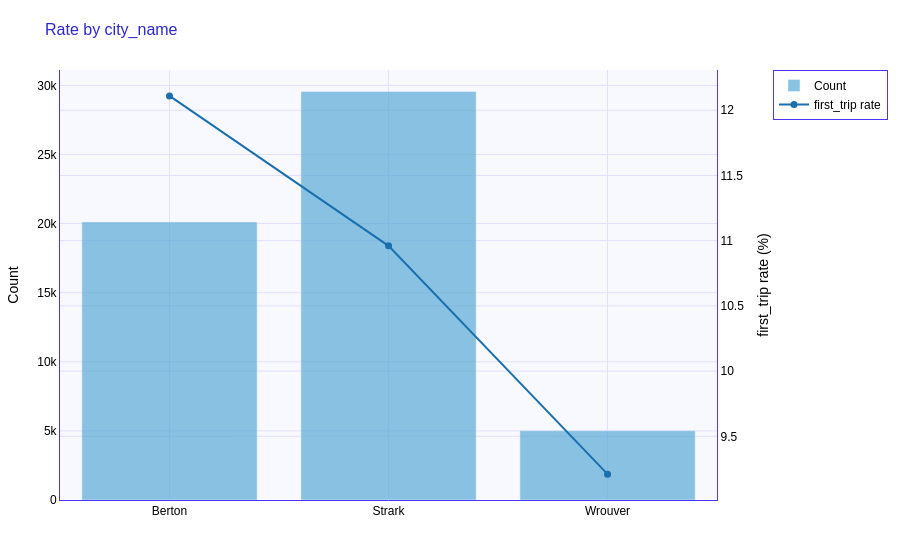

The notebook cell this image was saved under:
### Code cell
# Conversion rate by city
g.rate_by('city_name').plot()

### Figure 1 — Plotly figure (JSON) as saved in the notebook; plotly's stock layout.template omitted (floating-point values rounded to 4 significant figures)
{"data": [{"marker": {"color": "#5aaad5"}, "name": "Count", "opacity": 0.7, "type": "bar", "x": ["Berton", "Strark", "Wrouver"], "xaxis": "x", "y": [20117, 29557, 5007], "yaxis": "y"}, {"line": {"color": "#1a6faf", "width": 2}, "marker": {"size": 7}, "mode": "lines+markers", "name": "first_trip rate", "text": ["12.1%", "11.0%", "9.2%"], "textposition": "top center", "type": "scatter", "x": ["Berton", "Strark", "Wrouver"], "xaxis": "x", "y": [12.11, 10.96, 9.21], "yaxis": "y2"}], "layout": {"font": {"color": "black", "family": "Arial, sans-serif", "size": 12}, "legend": {"bgcolor": "white", "bordercolor": "#4934ff", "borderwidth": 1}, "margin": {"b": 60, "l": 60, "r": 30, "t": 70}, "paper_bgcolor": "white", "plot_bgcolor": "#f8f9ff", "title": {"font": {"color": "#2b28d3", "size": 16}, "text": "Rate by city_name"}, "xaxis": {"anchor": "y", "domain": [0.0, 0.94], "gridcolor": "#e0e0ff", "linecolor": "#4934ff", "showline": true}, "yaxis": {"anchor": "x", "domain": [0.0, 1.0], "gridcolor": "#e0e0ff", "linecolor": "#4934ff", "showline": true, "title": {"text": "Count"}}, "yaxis2": {"anchor": "x", "gridcolor": "#e0e0ff", "linecolor": "#4934ff", "overlaying": "y", "showline": true, "side": "right", "title": {"text": "first_trip rate (%)"}}}}
